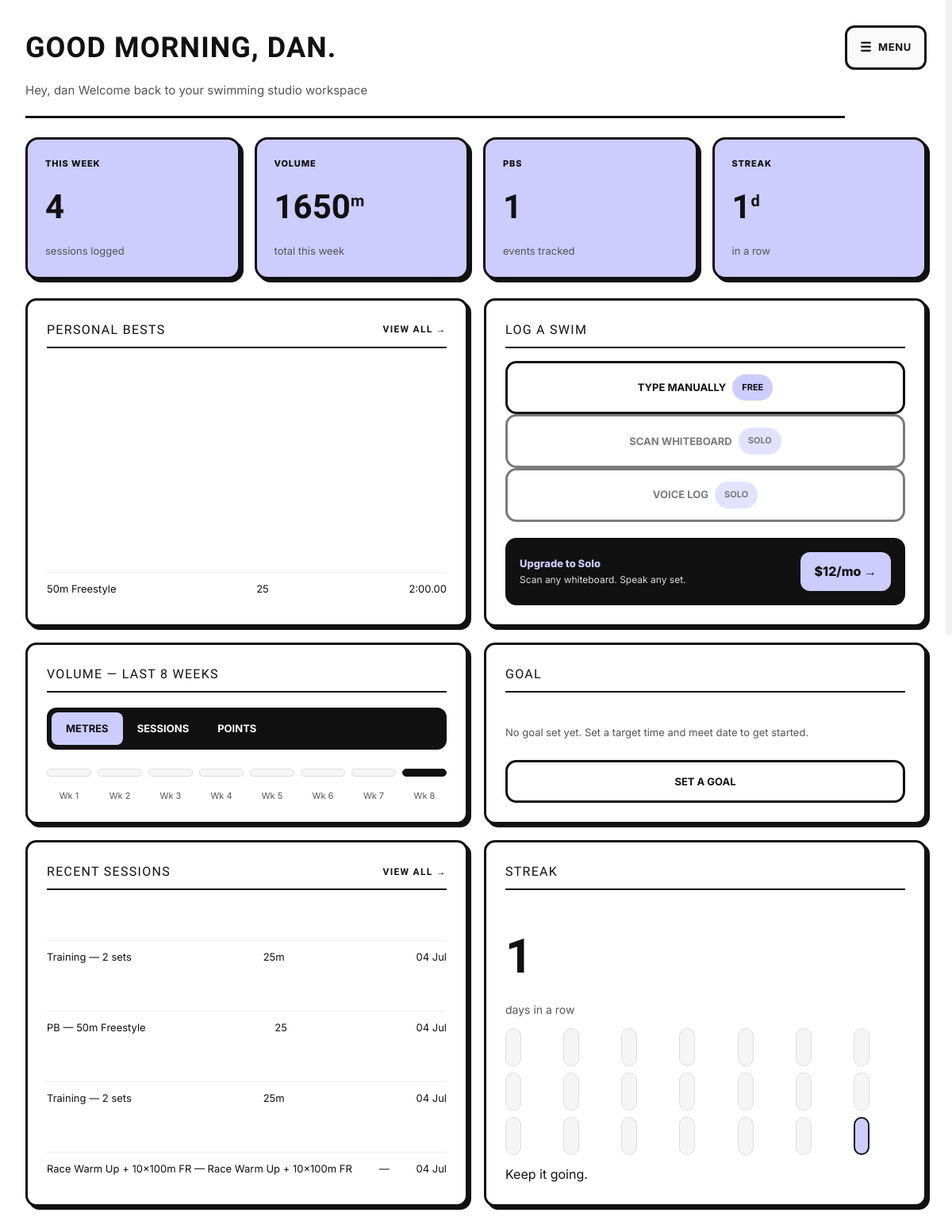
The page /dashboard (signed in) on the database its author committed.
### models.py (models this page shows, shortened)
class User(db.Model, UserMixin):
    __tablename__ = 'user'
    id = db.Column(db.Integer, primary_key=True)
    email = db.Column(db.String(150), unique=True, nullable=False)
    username = db.Column(db.String(80), unique=True, nullable=False)
    password = db.Column(db.String(200), nullable=False)
    created_at = db.Column(db.DateTime, default=datetime.utcnow)
    plan = db.Column(db.String(20), default='free')
    is_verified = db.Column(db.Boolean, default=False)
    is_admin = db.Column(db.Boolean, default=False)
    verify_code = db.Column(db.String(6), nullable=True)
    verify_code_sent_at = db.Column(db.DateTime, nullable=True)
    swims = db.relationship('Swim', backref='user', lazy=True)
    sessions = db.relationship('Session', backref='user', lazy=True)

class Swim(db.Model):
    __tablename__ = 'swim'
    id = db.Column(db.Integer, primary_key=True)
    user_id = db.Column(db.Integer, db.ForeignKey('user.id'), nullable=False)
    event = db.Column(db.String(50), nullable=False)
    pool = db.Column(db.String(10))
    stroke = db.Column(db.String(10))
    time = db.Column(db.String(20))
    notes = db.Column(db.Text)
    logged_at = db.Column(db.DateTime, default=datetime.utcnow)
    def time_in_seconds(self):
        t = self.time
        if not t:
            return None
        try:
            if ':' in t:
                mins, rest = t.split(':')
                return int(mins) * 60 + float(rest)
            return float(t)
        except:
            return None
    def distance(self):
        if not self.event:
            return 0
        match = re.match(r'\s*(\d+)', self.event)
        return int(match.group(1)) if match else 0

class Session(db.Model):
    __tablename__ = 'session'
    id = db.Column(db.Integer, primary_key=True)
    user_id = db.Column(db.Integer, db.ForeignKey('user.id'), nullable=False)
    session_type = db.Column(db.String(50))
    pool = db.Column(db.String(10))
    sets_data = db.Column(db.Text)
    notes = db.Column(db.Text)
    logged_at = db.Column(db.DateTime, default=datetime.utcnow)
    def get_sets(self):
        try:
            return json.loads(self.sets_data or '[]')
        except:
            return []
    def total_distance(self):
        total = 0
        for s in self.get_sets():
            try:
                total += int(s.get('reps', 0)) * int(s.get('dist', 0))
            except:
                pass
        return total

### routes.py (the view)
@main.route('/dashboard')
@login_required
def dashboard():
    from app import db
    from models import Swim, Session
    from datetime import timedelta
    swims = db.session.query(Swim).filter_by(user_id=current_user.id).order_by(Swim.logged_at.desc()).all()
    sessions = db.session.query(Session).filter_by(user_id=current_user.id).order_by(Session.logged_at.desc()).all()
    now = datetime.utcnow()
    week_start = now - timedelta(days=now.weekday())  # Monday 00:00
    week_start = week_start.replace(hour=0, minute=0, second=0, microsecond=0)
    sessions_this_week = [s for s in sessions if s.logged_at >= week_start]
    swims_this_week = [s for s in swims if s.logged_at >= week_start]
    volume_this_week = (
        sum(s.total_distance() for s in sessions_this_week) +
        sum(s.distance() for s in swims_this_week)
    )
    sessions_logged_count = len(sessions_this_week) + len(swims_this_week)
    all_dates = sorted(set(
        [s.logged_at.date() for s in swims] + [s.logged_at.date() for s in sessions]
    ), reverse=True)
    streak = 0
    if all_dates:
        expected = now.date()
        for d in all_dates:
            if d == expected:
                streak += 1
                expected -= timedelta(days=1)
            elif d == expected + timedelta(days=1):
                continue  # shouldn't happen given sort, safety only
            else:
                break
    weekly_volume = []
    for i in range(7, -1, -1):
        wk_start = week_start - timedelta(weeks=i)
        wk_end = wk_start + timedelta(days=7)
        wk_total = (
            sum(s.total_distance() for s in sessions if wk_start <= s.logged_at < wk_end) +
            sum(s.distance() for s in swims if wk_start <= s.logged_at < wk_end)
        )
        weekly_volume.append(wk_total)
    max_week = max(weekly_volume) if any(weekly_volume) else 1
    recent_activity = sorted(
        [
            {
                'kind': 'PB',
                'label': s.event,
                'pool': s.pool or '—',
                'logged_at': s.logged_at,
            } for s in swims
        ] + [
            {
                'kind': s.session_type or 'Session',
                'label': f"{len(s.get_sets())} set" + ('s' if len(s.get_sets()) != 1 else '') if s.get_sets() else (s.session_type or 'Session'),
                'pool': s.pool or '—',
                'logged_at': s.logged_at,
            } for s in sessions
        ],
        key=lambda x: x['logged_at'],
        reverse=True
    )[:5]
    best_by_event = {}
    for s in swims:
        secs = s.time_in_seconds()
        if secs is None:
            continue
        current = best_by_event.get(s.event)
        if current is None or secs < current['secs']:
            best_by_event[s.event] = {'event': s.event, 'time': s.time, 'pool': s.pool, 'secs': secs}
    personal_bests = sorted(best_by_event.values(), key=lambda x: x['secs'])[:5]
    logged_dates = set(all_dates)
    today = now.date()
    streak_days = [
        {'done': (today - timedelta(days=i)) in logged_dates, 'today': i == 0}
        for i in range(20, -1, -1)
    ]
    return render_template(
        'dashboard.html',
        swims=swims,
        sessions=sessions,
        sessions_this_week=sessions_logged_count,
        volume_this_week=volume_this_week,
        streak=streak,
        weekly_volume=weekly_volume,
        max_week=max_week,
        recent_activity=recent_activity,
        personal_bests=personal_bests,
        streak_days=streak_days
    )

### app.py (called while the page is built)
def create_app():
    app = Flask(__name__)
    app.config['SECRET_KEY'] = os.getenv('SECRET_KEY', 'dev-secret-key')
    app.config['SQLALCHEMY_DATABASE_URI'] = os.getenv(
        'DATABASE_URL',
        f"sqlite:///{os.path.join(BASE_DIR, 'stroke.db')}"
    )
    app.config['SQLALCHEMY_TRACK_MODIFICATIONS'] = False
    app.config['RESEND_API_KEY'] = os.getenv('RESEND_API_KEY')
    db.init_app(app)
    bcrypt.init_app(app)
    login_manager.init_app(app)
    login_manager.login_view = 'main.login'
    with app.app_context():
        from models import User
        @login_manager.user_loader
        def load_user(user_id):
            return db.session.get(User, int(user_id))
        from routes import main
        app.register_blueprint(main)
        db.create_all()
    return app

### templates/dashboard.html (shortened to what this page needs)
<!DOCTYPE html>
<html lang="en">
<head>
<link rel="stylesheet" href="{{ url_for('static', filename='css/main.css') }}">
<link rel="stylesheet" href="{{ url_for('static', filename='css/dashboard.css') }}">
<link rel="stylesheet" href="{{ url_for('static', filename='css/dashboard.css') }}">
</head>
<body>
<div class="app-container">
  <main class="main-workspace">
    <div class="workspace-header">
      <div class="greeting">
        <h1>Good morning, {{ current_user.username }}.</h1>
        <p>Hey, {{ current_user.username }} Welcome back to your swimming studio workspace</p>
      </div>
      <button class="drawer-toggle-btn" id="menuToggle">
        <span class="btn-icon">☰</span>
        <span class="btn-text">MENU</span>
      </button>
    </div>
    <div class="stats-row">
      <div class="stat">
        <div class="stat-label">This week</div>
        <div class="stat-val">{{ sessions_this_week }}</div>
        <div class="stat-sub">sessions logged</div>
      </div>
      <div class="stat">
        <div class="stat-label">Volume</div>
        <div class="stat-val">{{ volume_this_week }}<span class="unit-label">m</span></div>
        <div class="stat-sub">total this week</div>
      </div>
      <div class="stat">
        <div class="stat-label">PBs</div>
        <div class="stat-val">{{ personal_bests|length }}</div>
        <div class="stat-sub">{{ 'events tracked' if personal_bests else 'log a swim to start' }}</div>
      </div>
      <div class="stat">
        <div class="stat-label">Streak</div>
        <div class="stat-val">{{ streak }}<span class="unit-label">d</span></div>
        <div class="stat-sub">{{ 'in a row' if streak else 'log your first swim' }}</div>
      </div>
    </div>
    <div class="grid-2">
      <div class="panel">
        <div class="panel-label">Personal bests <span class="panel-action">View all →</span></div>
        {% if personal_bests %}
          {% for pb in personal_bests %}
            <div class="session-row">
              <span>{{ pb.event }}</span>
              <span>{{ pb.pool }}</span>
              <span>{{ pb.time }}</span>
            </div>
          {% endfor %}
        {% else %}
          <p class="panel-note">No swims logged yet. Log your first swim to start tracking PBs.</p>
          <a href="/log" class="log-btn no-underline mt-8"> Log your first swim</a>
        {% endif %}
      </div>
      <div class="panel">
        <div class="panel-label">Log a swim</div>
        <a href="/log" class="log-btn"> Type manually <span class="log-btn-badge">Free</span></a>
        <button class="log-btn locked" disabled> Scan whiteboard <span class="log-btn-badge">Solo</span></button>
        <button class="log-btn locked" disabled> Voice log <span class="log-btn-badge">Solo</span></button>
        <div class="upgrade-banner">
          <div>
            <div class="upgrade-text">Upgrade to Solo</div>
            <div class="upgrade-sub">Scan any whiteboard. Speak any set.</div>
          </div>
          <button class="upgrade-btn">$12/mo →</button>
        </div>
      </div>
    </div>
    <div class="grid-2">
      <div class="panel">
        <div class="panel-label">Volume — last 8 weeks</div>
        <div class="console-switch-group">
          <button class="console-switch-btn active">Metres</button>
          <button class="console-switch-btn">Sessions</button>
          <button class="console-switch-btn">Points</button>
        </div>
        <div class="chart-bars">
          {% for v in weekly_volume %}
          <div class="bar {{ 'active' if loop.last else '' }}" style="height:{{ [(v / max_week * 100)|round(0, 'floor')|int, 4]|max }}%" title="{{ v }}m"></div>
          {% endfor %}
        </div>
        <div class="chart-labels">
          <div class="chart-lbl">Wk 1</div>
          <div class="chart-lbl">Wk 2</div>
          <div class="chart-lbl">Wk 3</div>
          <div class="chart-lbl">Wk 4</div>
          <div class="chart-lbl">Wk 5</div>
          <div class="chart-lbl">Wk 6</div>
          <div class="chart-lbl">Wk 7</div>
          <div class="chart-lbl">Wk 8</div>
        </div>
      </div>
      <div class="panel">
        <div class="panel-label">Goal</div>
        <p class="panel-note">No goal set yet. Set a target time and meet date to get started.</p>
        <a href="/goals" class="log-btn no-underline">Set a goal</a>
      </div>
    </div>
    <div class="grid-2">
      <div class="panel">
        <div class="panel-label">Recent sessions <span class="panel-action">View all →</span></div>
        {% if recent_activity %}
          {% for a in recent_activity %}
            <div class="session-row">
              <span>{{ a.kind }} — {{ a.label }}</span>
              <span>{{ a.pool }}</span>
              <span>{{ a.logged_at.strftime('%d %b') }}</span>
            </div>
          {% endfor %}
        {% else %}
          <p class="panel-note">No sessions yet. Log your first swim to see it here.</p>
        {% endif %}
      </div>
      <div class="panel">
        <div class="panel-label">Streak</div>
        <div class="points-big">{{ streak }}</div>
        <div class="points-label">days in a row</div>
        <div class="streak-grid">
          {% for day in streak_days %}
          <div class="s-day {{ 'done' if day.done else '' }} {{ 'today' if day.today else '' }}"></div>
          {% endfor %}
        </div>
        <div class="streak-label">{{ 'Keep it going.' if streak else 'Log your first swim to start' }}</div>
      </div>
    </div>
  </main>
</div>
</body>
</html>

### static/css/main.css (style rules this page uses)
*, *::before, *::after { box-sizing: border-box; margin: 0; padding: 0; }
html { scroll-behavior: smooth; }
body { font-family: 'Inter', sans-serif; background: #fcfcff; color: #111111; line-height: 1.6; min-height: 100vh; }
button, input, textarea, select { font: inherit; }
button, a { cursor: pointer; }
a { color: inherit; text-decoration: none; }
button { border: none; background: none; }
.panel { background: #ffffff; border: 3px solid #ccccff; border-radius: 16px; padding: 24px; box-shadow: 4px 4px 0 #e5e5ff; }
.panel-label { display: flex; justify-content: space-between; align-items: center; font-family: 'Antonio', sans-serif; font-size: 16px; text-transform: uppercase; letter-spacing: 0.08em; color: #111111; border-bottom: 2px solid #ccccff; padding-bottom: 10px; margin-bottom: 18px; }
.log-btn { display: inline-flex; align-items: center; justify-content: center; gap: 8px; width: 100%; padding: 14px 16px; border: 2.5px solid #ccccff; border-radius: 12px; background: #ffffff; color: #111111; font-size: 13px; font-weight: 700; text-transform: uppercase; transition: background 0.15s ease, box-shadow 0.15s ease; }
.log-btn.locked { opacity: 0.45; cursor: default; }
.panel-note { font-size: 13px; color: #555555; margin: 12px 0; }
.chart-bars { display: flex; align-items: flex-end; gap: 6px; }
.bar { flex: 1; min-height: 10px; background: #f5f5f5; border: 1.5px solid #ddd; border-radius: 12px 12px 0 0; transition: background 0.15s ease, border-color 0.15s ease; }
.bar.active { background: #ccccff; border-color: #ccccff; }
.s-day { width: 20px; height: 20px; border-radius: 6px; background: #f5f5f5; border: 1.5px solid #ddd; }
.s-day.done { background: #111111; border-color: #111111; }
.s-day.today { background: #ccccff; border: 2px solid #ccccff; }

### rows shown on the page
User: username "DAN", username "dan"
Swim: event "50m Freestyle", pool "25", time "2:00.00", kind "PB", label "50m Freestyle", logged_at "04 Jul"

### other values the page prints
{{ sessions_this_week }} "4"
{{ volume_this_week }} "1650"
{{ personal_bests|length }} "1"
{{ 'events tracked' if personal_bests else 'log a swim to start' }} "events tracked"
{{ streak }} "1"
{{ 'in a row' if streak else 'log your first swim' }} "in a row"
{{ a.kind }} "Training"
{{ a.label }} "2 sets"
{{ a.pool }} "25m"
{{ a.logged_at.strftime('%d %b') }} "04 Jul"
{{ a.kind }} "Race Warm Up + 10×100m FR"
{{ a.label }} "Race Warm Up + 10×100m FR"
{{ a.pool }} "—"
{{ 'Keep it going.' if streak else 'Log your first swim to start' }} "Keep it going."
